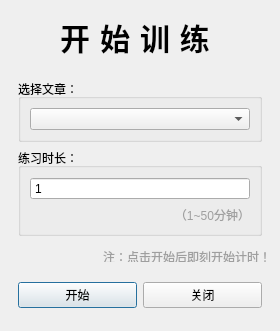
<?xml version="1.0" encoding="UTF-8"?>
<ui version="4.0">
 <class>PracticeSetupDialog</class>
 <widget class="QDialog" name="PracticeSetupDialog">
  <property name="windowModality">
   <enum>Qt::WindowModality::ApplicationModal</enum>
  </property>
  <property name="geometry">
   <rect>
    <x>0</x>
    <y>0</y>
    <width>280</width>
    <height>331</height>
   </rect>
  </property>
  <property name="sizePolicy">
   <sizepolicy hsizetype="Minimum" vsizetype="Preferred">
    <horstretch>0</horstretch>
    <verstretch>0</verstretch>
   </sizepolicy>
  </property>
  <property name="minimumSize">
   <size>
    <width>280</width>
    <height>300</height>
   </size>
  </property>
  <property name="maximumSize">
   <size>
    <width>318</width>
    <height>331</height>
   </size>
  </property>
  <property name="windowTitle">
   <string>打字练习</string>
  </property>
  <layout class="QVBoxLayout" name="verticalLayout_2">
   <property name="leftMargin">
    <number>0</number>
   </property>
   <property name="topMargin">
    <number>0</number>
   </property>
   <property name="rightMargin">
    <number>0</number>
   </property>
   <property name="bottomMargin">
    <number>0</number>
   </property>
   <item>
    <widget class="QWidget" name="PracticeDialogWidegt" native="true">
     <layout class="QVBoxLayout" name="verticalLayout_3">
      <item>
       <widget class="QLabel" name="label">
        <property name="styleSheet">
         <string notr="true">font-family: &quot;Microsoft YaHei&quot;;
font-weight: bold;
font-size: 30px;
letter-spacing: 10px;</string>
        </property>
        <property name="text">
         <string>开始训练</string>
        </property>
        <property name="alignment">
         <set>Qt::AlignmentFlag::AlignCenter</set>
        </property>
       </widget>
      </item>
      <item>
       <widget class="QWidget" name="widget_3" native="true">
        <layout class="QVBoxLayout" name="verticalLayout">
         <item>
          <widget class="QGroupBox" name="groupBox">
           <property name="title">
            <string>选择文章：</string>
           </property>
           <layout class="QHBoxLayout" name="horizontalLayout">
            <item>
             <widget class="QComboBox" name="comboBoxArticle">
              <property name="styleSheet">
               <string notr="true"/>
              </property>
             </widget>
            </item>
           </layout>
          </widget>
         </item>
         <item>
          <widget class="QGroupBox" name="groupBox_2">
           <property name="title">
            <string>练习时长：</string>
           </property>
           <layout class="QVBoxLayout" name="verticalLayout_4">
            <item>
             <widget class="QSpinBox" name="PracticeTimeBox">
              <property name="buttonSymbols">
               <enum>QAbstractSpinBox::ButtonSymbols::NoButtons</enum>
              </property>
              <property name="keyboardTracking">
               <bool>true</bool>
              </property>
              <property name="minimum">
               <number>1</number>
              </property>
              <property name="maximum">
               <number>50</number>
              </property>
              <property name="stepType">
               <enum>QAbstractSpinBox::StepType::AdaptiveDecimalStepType</enum>
              </property>
              <property name="value">
               <number>1</number>
              </property>
             </widget>
            </item>
            <item>
             <widget class="QLabel" name="label_2">
              <property name="styleSheet">
               <string notr="true">font-family: &quot;Microsoft YaHei&quot;;
font-size: 12px;
color: rgb(159, 159, 159);
</string>
              </property>
              <property name="text">
               <string>（1~50分钟）</string>
              </property>
              <property name="alignment">
               <set>Qt::AlignmentFlag::AlignRight|Qt::AlignmentFlag::AlignTrailing|Qt::AlignmentFlag::AlignVCenter</set>
              </property>
             </widget>
            </item>
           </layout>
          </widget>
         </item>
        </layout>
       </widget>
      </item>
      <item>
       <widget class="QLabel" name="labelTip">
        <property name="sizePolicy">
         <sizepolicy hsizetype="Preferred" vsizetype="Preferred">
          <horstretch>0</horstretch>
          <verstretch>0</verstretch>
         </sizepolicy>
        </property>
        <property name="maximumSize">
         <size>
          <width>270</width>
          <height>11</height>
         </size>
        </property>
        <property name="styleSheet">
         <string notr="true">font-family: &quot;Microsoft YaHei&quot;;
font-size: 12px;
color: rgb(159, 159, 159);</string>
        </property>
        <property name="text">
         <string>注：点击开始后即刻开始计时！</string>
        </property>
        <property name="alignment">
         <set>Qt::AlignmentFlag::AlignRight|Qt::AlignmentFlag::AlignTrailing|Qt::AlignmentFlag::AlignVCenter</set>
        </property>
       </widget>
      </item>
      <item>
       <widget class="QWidget" name="widget_2" native="true">
        <layout class="QHBoxLayout" name="horizontalLayout_4">
         <item>
          <widget class="QPushButton" name="PracticeOn">
           <property name="text">
            <string>开始</string>
           </property>
          </widget>
         </item>
         <item>
          <widget class="QPushButton" name="PracticeOff">
           <property name="text">
            <string>关闭</string>
           </property>
          </widget>
         </item>
        </layout>
       </widget>
      </item>
     </layout>
    </widget>
   </item>
  </layout>
 </widget>
 <resources/>
 <connections/>
</ui>
